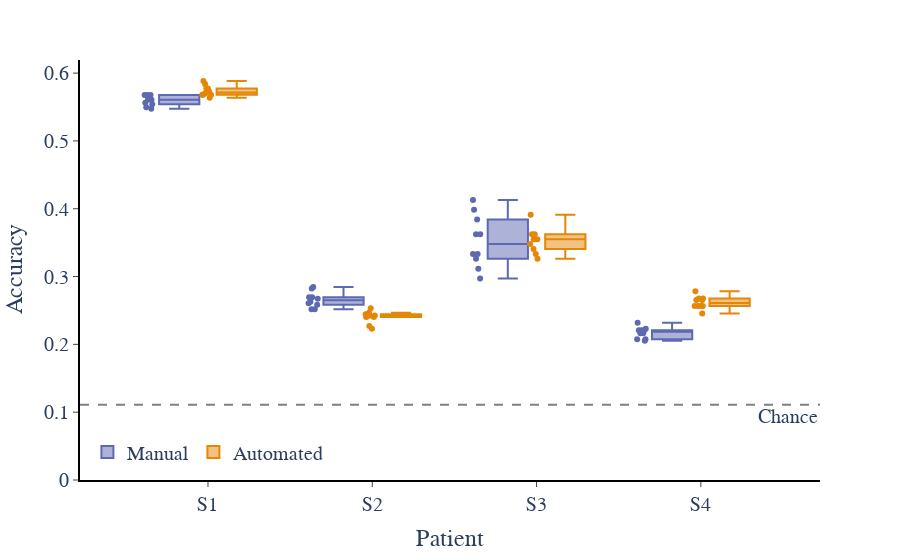

Write notebook code for a chart like this one.
### Code cell
orderforplot = {
    "Difference_Variable": ['Onset', 'Offset', 'Duration'], 
    "Phoneme": ['a', 'ae', 'b', 'g', 'i', 'k', 'p', 'u', 'v'], 
    "Patient": ['S1', 'S2', 'S3', 'S4', 'S5'], 
    "Aligner":['Manual', 'Automated']
    
}

colorsmap = {
    'Manual': px.colors.qualitative.Vivid[1],
    'Automated': px.colors.qualitative.Vivid[0]
}
fig = px.box(acc_df_kumar_mfa_iter_avgpos,
    y='Accuracy',
    x='Patient',
    color='Aligner',
    points='all',  # Shows stripplot-like points
    boxmode='group', 
    hover_data=['Patient', 'Aligner', 'Accuracy', 'Iteration'],
    color_discrete_sequence= px.colors.qualitative.Vivid, 
    color_discrete_map= colorsmap, 
    category_orders=orderforplot
    )
fig.update_traces(jitter=0.3)
fig.add_hline(
    y=1/9,
    line_dash='dash',
    line_color='gray',
    annotation_text='Chance',
    annotation_position='bottom right'
)
fig.update_yaxes(rangemode="tozero", showline=True, linecolor="black", linewidth=2, ticks='outside')
fig.update_xaxes(showline=True, linecolor="black", linewidth=2, ticks='outside')
fig.update_layout(
    plot_bgcolor='white',
    legend=dict(
        orientation='h',
        yanchor='bottom',
        y=0.02,
        xanchor='left',
        x=0.01,
        title_text=''
    ),
    title_text='',
    title_x=0.5,
    font=dict(size=20, family='Arial')
)
fig.write_image(r"Figures\Figure 4\October_2025\manualvsautomated_DecodingAccByPatPlotlyavgd5.svg", format='svg')
fig.show()

### Figure 1 — Plotly figure (JSON) as saved in the notebook; plotly's stock layout.template omitted (floating-point values rounded to 4 significant figures)
{"data": [{"alignmentgroup": "True", "boxpoints": "all", "customdata": [["Manual", 0], ["Manual", 1], ["Manual", 2], ["Manual", 3], ["Manual", 4], ["Manual", 5], ["Manual", 6], ["Manual", 7], ["Manual", 8], ["Manual", 9], ["Manual", 0], ["Manual", 1], ["Manual", 2], ["Manual", 3], ["Manual", 4], ["Manual", 5], ["Manual", 6], ["Manual", 7], ["Manual", 8], ["Manual", 9], ["Manual", 0], ["Manual", 1], ["Manual", 2], ["Manual", 3], ["Manual", 4], ["Manual", 5], ["Manual", 6], ["Manual", 7], ["Manual", 8], ["Manual", 9], ["Manual", 0], ["Manual", 1], ["Manual", 2], ["Manual", 3], ["Manual", 4], ["Manual", 5], ["Manual", 6], ["Manual", 7], ["Manual", 8], ["Manual", 9]], "hovertemplate": "Aligner=%{customdata[0]}<br>Patient=%{x}<br>Accuracy=%{y}<br>Iteration=%{customdata[1]}<extra></extra>", "jitter": 0.3, "legendgroup": "Manual", "marker": {"color": "rgb(93, 105, 177)"}, "name": "Manual", "notched": false, "offsetgroup": "Manual", "orientation": "v", "showlegend": true, "type": "box", "x": ["S1", "S1", "S1", "S1", "S1", "S1", "S1", "S1", "S1", "S1", "S2", "S2", "S2", "S2", "S2", "S2", "S2", "S2", "S2", "S2", "S3", "S3", "S3", "S3", "S3", "S3", "S3", "S3", "S3", "S3", "S4", "S4", "S4", "S4", "S4", "S4", "S4", "S4", "S4", "S4"], "x0": " ", "xaxis": "x", "y": [0.5676, 0.5631, 0.5676, 0.5563, 0.5495, 0.5473, 0.5676, 0.5608, 0.5608, 0.5541, 0.2627, 0.2605, 0.2826, 0.2583, 0.2517, 0.2848, 0.2693, 0.2693, 0.2517, 0.2671, 0.3261, 0.3841, 0.3623, 0.3623, 0.413, 0.2971, 0.3333, 0.3986, 0.3116, 0.3333, 0.2163, 0.2075, 0.2318, 0.2208, 0.2075, 0.2163, 0.2208, 0.223, 0.2208, 0.2053], "y0": " ", "yaxis": "y"}, {"alignmentgroup": "True", "boxpoints": "all", "customdata": [["Automated", 0], ["Automated", 1], ["Automated", 2], ["Automated", 3], ["Automated", 4], ["Automated", 5], ["Automated", 6], ["Automated", 7], ["Automated", 8], ["Automated", 9], ["Automated", 0], ["Automated", 1], ["Automated", 2], ["Automated", 3], ["Automated", 4], ["Automated", 5], ["Automated", 6], ["Automated", 7], ["Automated", 8], ["Automated", 9], ["Automated", 0], ["Automated", 1], ["Automated", 2], ["Automated", 3], ["Automated", 4], ["Automated", 5], ["Automated", 6], ["Automated", 7], ["Automated", 8], ["Automated", 9], ["Automated", 0], ["Automated", 1], ["Automated", 2], ["Automated", 3], ["Automated", 4], ["Automated", 5], ["Automated", 6], ["Automated", 7], ["Automated", 8], ["Automated", 9]], "hovertemplate": "Aligner=%{customdata[0]}<br>Patient=%{x}<br>Accuracy=%{y}<br>Iteration=%{customdata[1]}<extra></extra>", "jitter": 0.3, "legendgroup": "Automated", "marker": {"color": "rgb(229, 134, 6)"}, "name": "Automated", "notched": false, "offsetgroup": "Automated", "orientation": "v", "showlegend": true, "type": "box", "x": ["S1", "S1", "S1", "S1", "S1", "S1", "S1", "S1", "S1", "S1", "S2", "S2", "S2", "S2", "S2", "S2", "S2", "S2", "S2", "S2", "S3", "S3", "S3", "S3", "S3", "S3", "S3", "S3", "S3", "S3", "S4", "S4", "S4", "S4", "S4", "S4", "S4", "S4", "S4", "S4"], "x0": " ", "xaxis": "x", "y": [0.5772, 0.5638, 0.5727, 0.5705, 0.5772, 0.5839, 0.5682, 0.5884, 0.5682, 0.5682, 0.2273, 0.2468, 0.2424, 0.2424, 0.2403, 0.2446, 0.2532, 0.2403, 0.2424, 0.2229, 0.3623, 0.3478, 0.3333, 0.3406, 0.3913, 0.3551, 0.3551, 0.3623, 0.3551, 0.3261, 0.2654, 0.2675, 0.2675, 0.2566, 0.2566, 0.2566, 0.2456, 0.2654, 0.2566, 0.2785], "y0": " ", "yaxis": "y"}], "layout": {"annotations": [{"showarrow": false, "text": "Chance", "x": 1, "xanchor": "right", "xref": "x domain", "y": 0.1111, "yanchor": "top", "yref": "y"}], "boxmode": "group", "font": {"family": "Arial", "size": 20}, "legend": {"orientation": "h", "title": {"text": ""}, "tracegroupgap": 0, "x": 0.01, "xanchor": "left", "y": 0.02, "yanchor": "bottom"}, "margin": {"t": 60}, "plot_bgcolor": "white", "shapes": [{"line": {"color": "gray", "dash": "dash"}, "type": "line", "x0": 0, "x1": 1, "xref": "x domain", "y0": 0.1111, "y1": 0.1111, "yref": "y"}], "title": {"text": "", "x": 0.5}, "xaxis": {"anchor": "y", "categoryarray": ["S1", "S2", "S3", "S4", "S5"], "categoryorder": "array", "domain": [0, 1], "linecolor": "black", "linewidth": 2, "showline": true, "ticks": "outside", "title": {"text": "Patient"}}, "yaxis": {"anchor": "x", "domain": [0, 1], "linecolor": "black", "linewidth": 2, "rangemode": "tozero", "showline": true, "ticks": "outside", "title": {"text": "Accuracy"}}}}
